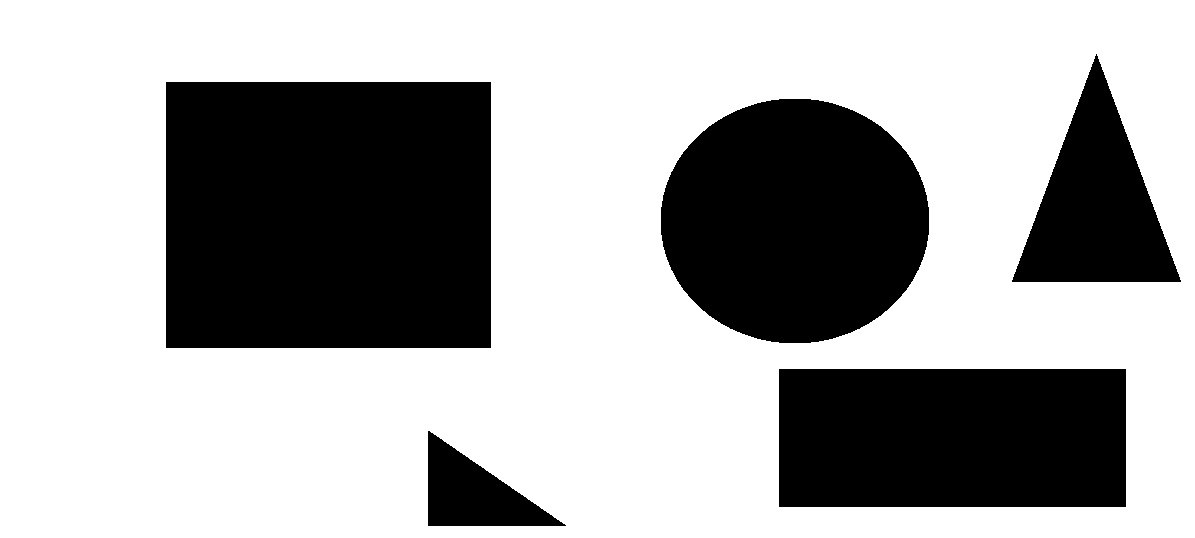
#> input picture files/images/start.jpg, 1195 x 538 px
$ python 21_identify_shape.py   (older library calls are emulated)
#> lines starting #> are read from the running program, lines starting #| are printed output that depends on the picture; after the words box and inside, x2 and y2 are one past the last pixel; in counts of white or black regions, pixels touching at a corner belong together
import cv2
import numpy as np

image=cv2.imread('images/start.jpg')
#> image is the input picture: shape (538, 1195, 3); min 0, max 255, mean 170.9
#cv2.imshow('original image',image)
#cv2.waitKey()

gray=cv2.cvtColor(image,cv2.COLOR_BGR2GRAY)

gray=cv2.Canny(gray,127,255)
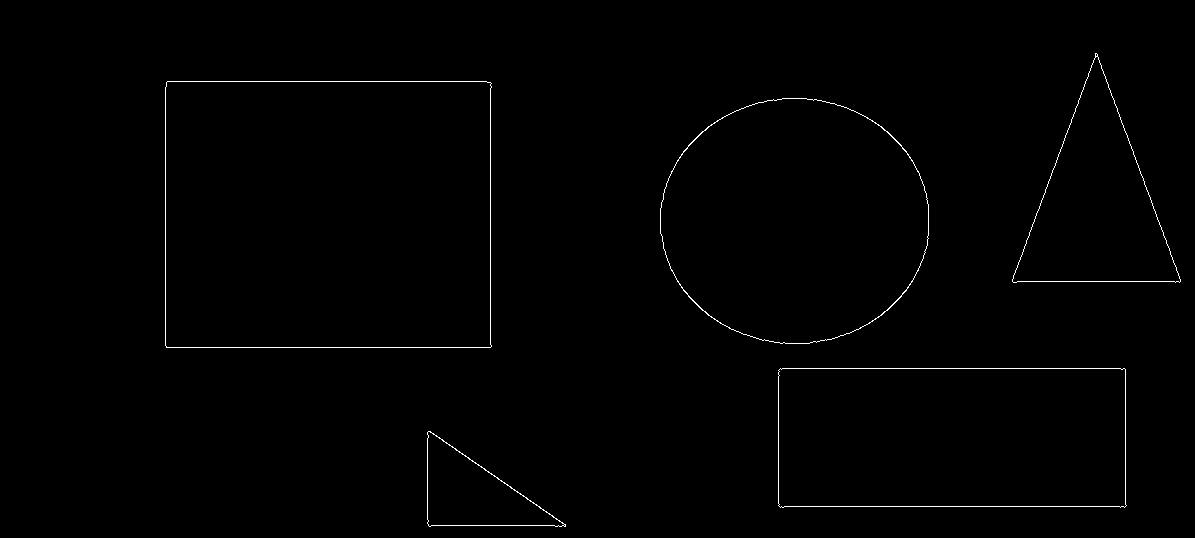
#> gray: shape (538, 1195); 0.63% white in thin lines or dots, all inside (x1, y1, x2, y2) = (165, 53, 1181, 527)

#cv2.imshow('grayscale of image',gray)
#cv2.waitKey()

_,contours,_=cv2.findContours(gray.copy(),cv2.RETR_LIST,cv2.CHAIN_APPROX_NONE)
#> contours = 12 contours, 2 with area under 20; largest, box (x1, y1, x2, y2) and area: (165, 81, 492, 348) 86444, (165, 81, 492, 348) 86444, (660, 98, 929, 344) 51743, (660, 98, 929, 344) 51619, (778, 368, 1127, 508) 47883

print(len(contours))
#| 12

for c in contours:
    approx=cv2.approxPolyDP(c,0.1*cv2.arcLength(c,True),True)
    if(len(approx)==3):
        shape_name="triangle"
        cv2.drawContours(image,[c],0,(0,255,0),-1)
        M=cv2.moments(c)
        cx=int(M['m10']/M['m00'])
        cy=int(M['m01']/M['m00'])
        cv2.putText(image,shape_name,(cx-50,cy),cv2.FONT_HERSHEY_SIMPLEX,1,(0,0,0),1)
    elif(len(approx)==4):
        x,y,w,h=cv2.boundingRect(c)
        M=cv2.moments(c)
        cx=int(M['m10']/M['m00'])
        cy=int(M['m01']/M['m00'])
        if( abs(w-h) <= 3 ):
            shape_name="square"
            cv2.drawContours(image,[c],0,(255,0,0),-1)
            cv2.putText(image,shape_name,(cx-50,cy),cv2.FONT_HERSHEY_SIMPLEX,1,(0,0,0),1)
        else:
            shape_name="rectangle"
            cv2.drawContours(image,[c],0,(0,0,255),-1)
            cv2.putText(image,shape_name,(cx-50,cy),cv2.FONT_HERSHEY_SIMPLEX,1,(0,0,0),1)
    elif(len(approx)==10):
        shape_name="star"
        cv2.drawContours(image,[c],0,(255,255,0),-1)
        M=cv2.moments(c)
        cx=int(M['m10']/M['m00'])
        cy=int(M['m01']/M['m00'])
        cv2.putText(image,shape_name,(cx-50,cy),cv2.FONT_HERSHEY_SIMPLEX,1,(0,0,0),1)
    elif(len(approx)>=15):
        shape_name="circle"
        cv2.drawContours(image,[c],0,(0,255,255),-1)
        M=cv2.moments(c)
        cx=int(M['m10']/M['m00'])
        cy=int(M['m01']/M['m00'])
        cv2.putText(image,shape_name,(cx-50,cy),cv2.FONT_HERSHEY_SIMPLEX,1,(0,0,0),1)
    print(shape_name)
    cv2.imshow('identifying shape',image)
    cv2.waitKey()
#> this loop made 12 passes
#> (approx, x, y, w, h, cx, cy, shape_name) on passes 1, 4, 5, 6, 7, 8, 9: ([[563, 525], [564, 524], [565, 525], [564, 526]], 563, 524, 3, 3, 564, 525, 'square'), ([[778, 370], [1124, 368], [1126, 505], [780, 507]], 778, 368, 349, 140, 951, 437, 'rectangle'), ([[778, 370], [780, 507], [1126, 505], [1124, 368]], 778, 368, 349, 140, 951, 437, 'rectangle'), ([[773, 99], [926, 193], [831, 339], [663, 248]], 660, 98, 269, 246, 794, 220, 'rectangle'), ([[773, 99], [663, 248], [831, 339], [926, 193]], 660, 98, 269, 246, 794, 220, 'rectangle'), ([[166, 82], [490, 82], [491, 346], [167, 347]], 165, 81, 327, 267, 327, 214, 'rectangle'), ([[166, 82], [166, 347], [491, 346], [490, 82]], 165, 81, 327, 267, 327, 214, 'rectangle')
#> (approx, shape_name, cx, cy) on passes 2, 3, 10, 12: ([[427, 432], [564, 524], [429, 526]], 'triangle', 473, 493), ([[427, 432], [429, 526], [565, 526]], 'triangle', 473, 493), ([[1096, 56], [1179, 282], [1012, 281]], 'triangle', 1095, 205), ([[1095, 53], [1012, 281], [1179, 282]], 'triangle', 1095, 204)
#| square
#| triangle
#| triangle
#| rectangle
#| rectangle
#| rectangle
#| rectangle
#| rectangle
#> (further printed lines are left out)
#> pass 2, `cv2.imshow('identifying shape',image)`:
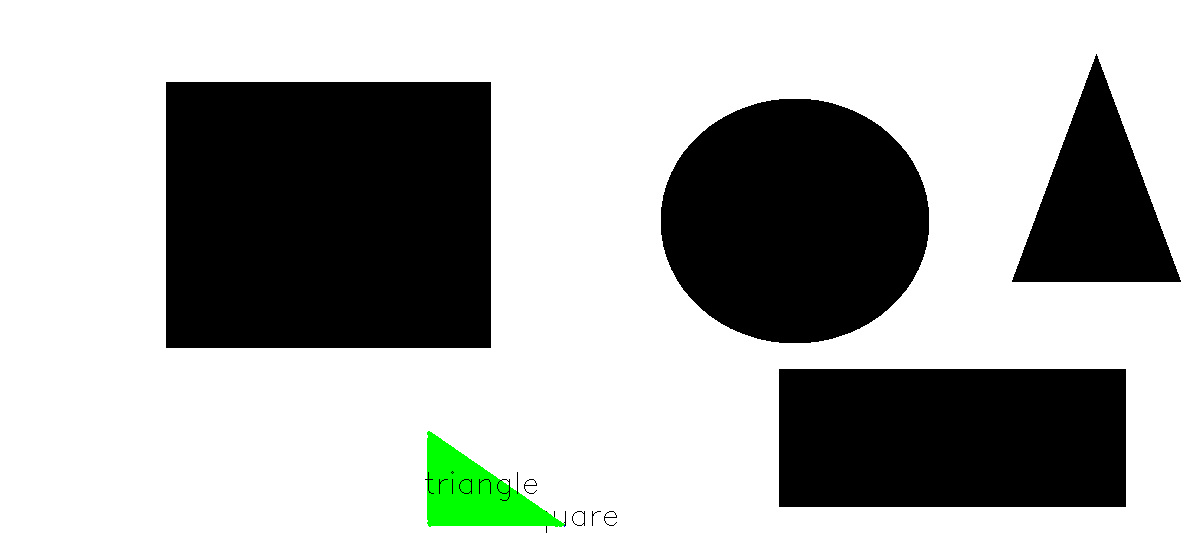
#> window 'identifying shape': shape (538, 1195, 3); mean B, G, R 170.8, 173.4, 170.8
#> after the loop:
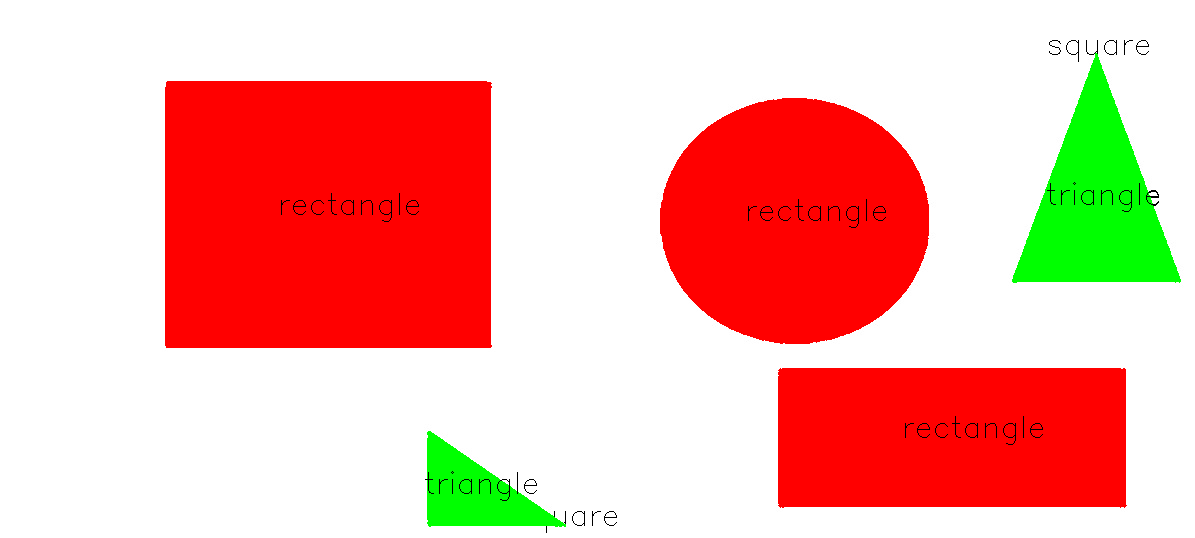
#> image: shape (538, 1195, 3); mean B, G, R 169.9, 180.2, 243.9

cv2.destroyAllWindows()

$ run again, with files/images/blobs.jpg copied over files/images/start.jpg
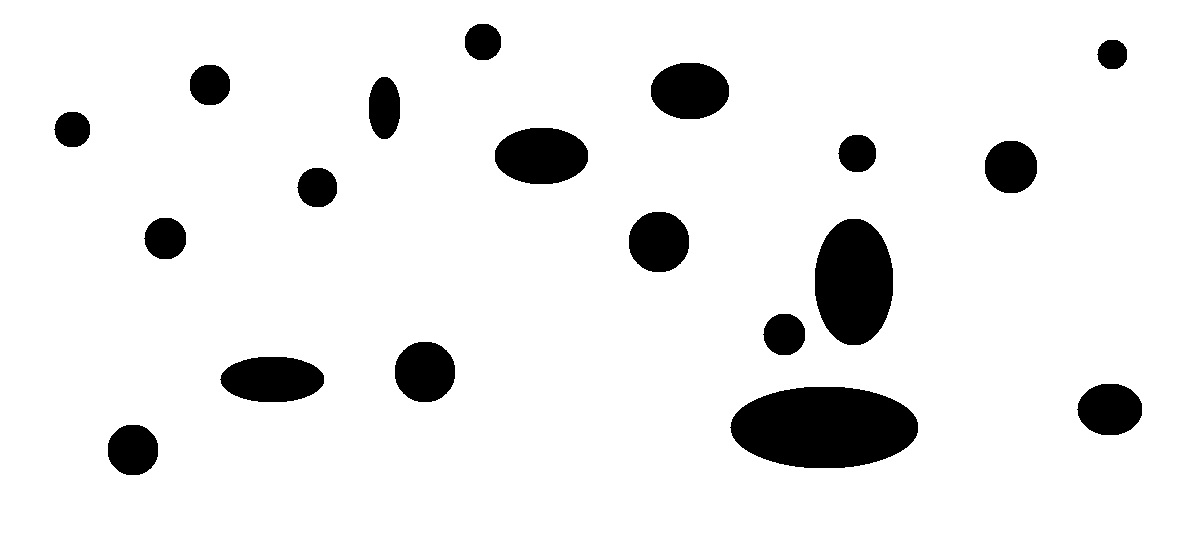
#> input picture files/images/blobs.jpg, 1195 x 538 px
#> image is the input picture: shape (538, 1195, 3); min 0, max 255, mean 233.3
#> `gray=cv2.Canny(gray,127,255)`:
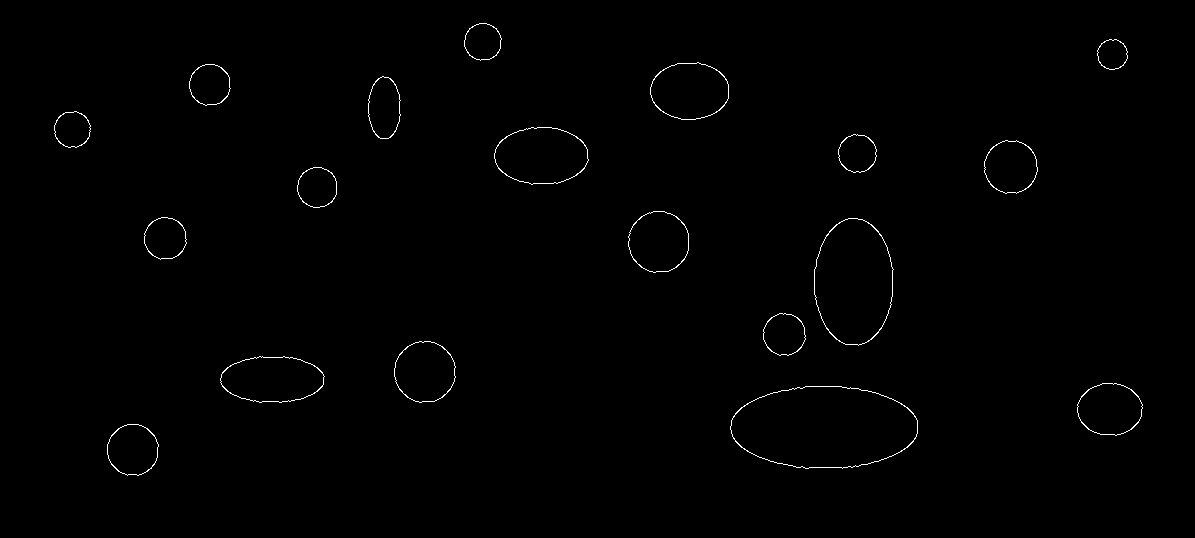
#> gray: shape (538, 1195); 0.56% white in thin lines or dots, all inside (x1, y1, x2, y2) = (54, 23, 1143, 476)
#> contours = 38 contours; largest, box (x1, y1, x2, y2) and area: (730, 386, 918, 469) 12090, (730, 386, 918, 469) 12052, (814, 218, 894, 346) 7852, (814, 218, 894, 346) 7810, (494, 127, 589, 185) 4187
#| 38
#> the loop `for c in contours:` made 38 passes
#> (approx, x, y, w, h, cx, cy, shape_name) on passes 1, 2, 5, 6: ([[127, 424], [158, 444], [138, 475], [107, 454]], 107, 424, 52, 52, 132, 449, 'square'), ([[127, 424], [107, 454], [138, 475], [158, 444]], 107, 424, 52, 52, 132, 449, 'square'), ([[1080, 398], [1120, 384], [1141, 416], [1100, 434]], 1077, 383, 66, 53, 1109, 408, 'rectangle'), ([[1081, 396], [1094, 432], [1141, 416], [1123, 385]], 1077, 383, 66, 53, 1109, 408, 'rectangle')
#> (printed output is left out)
#> after the loop `for c in contours:`:
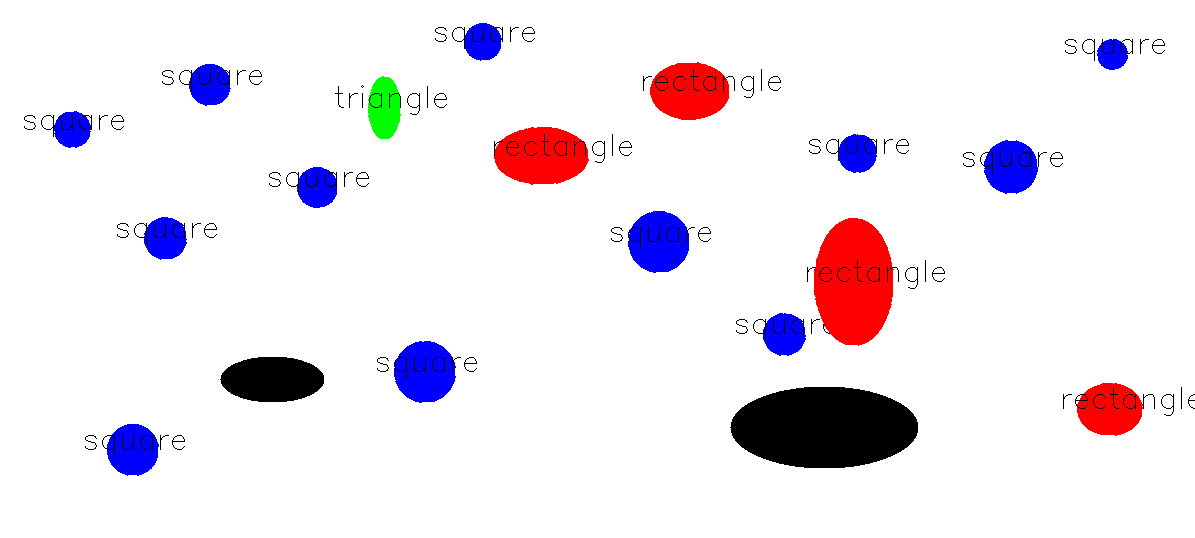
#> image: shape (538, 1195, 3); 6.43% of pixels changed, all inside (x1, y1, x2, y2) = (24, 23, 1195, 476)

$ run again, with files/images/chess.jpg copied over files/images/start.jpg
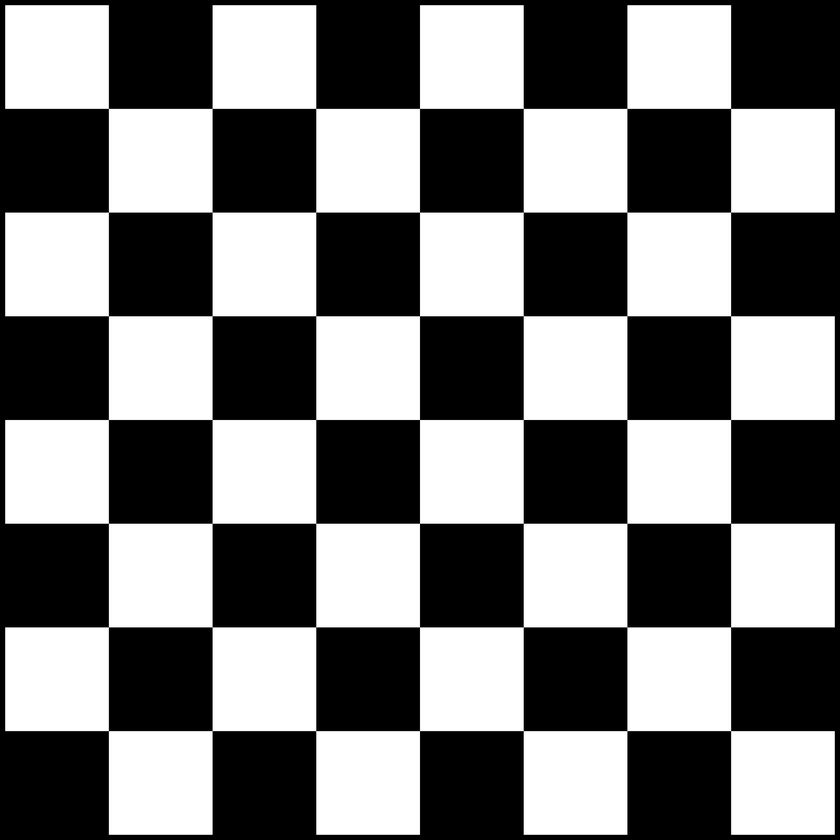
#> input picture files/images/chess.jpg, 840 x 840 px, shrunk from 2000 x 2000 before the run
#> image is the input picture: shape (840, 840, 3); min 0, max 255, mean 124.4
#> `gray=cv2.Canny(gray,127,255)`:
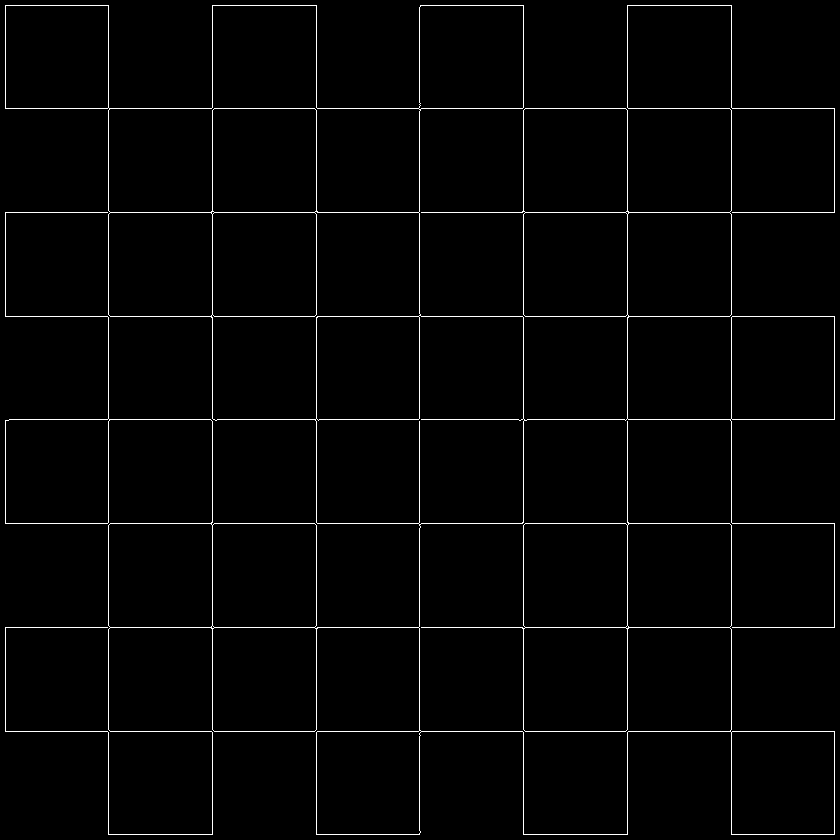
#> gray: shape (840, 840); 1.9% white in thin lines or dots
#> contours = 27 contours, 4 with area under 20; largest, box (x1, y1, x2, y2) and area: (5, 5, 835, 835) 290145, (315, 315, 525, 525) 32246, (108, 5, 421, 213) 32236, (211, 211, 421, 421) 21436, (523, 627, 628, 732) 10808
#| 27
#> the loop `for c in contours:` made 27 passes
#> (approx, x, y, w, h, cx, cy, shape_name) on passes 1 to 5: ([[731, 732], [833, 731], [834, 833], [732, 834]], 731, 731, 104, 104, 782, 782, 'square'), ([[420, 730], [420, 832], [317, 834], [316, 732]], 316, 730, 106, 105, 367, 782, 'square'), ([[523, 629], [625, 627], [627, 729], [525, 731]], 523, 627, 105, 105, 575, 679, 'square'), ([[212, 629], [314, 627], [316, 729], [214, 731]], 212, 627, 105, 105, 264, 679, 'square'), ([[625, 627], [627, 625], [628, 626], [627, 628]], 625, 625, 4, 4, 626, 626, 'square')
#> (printed output is left out)
#> after the loop `for c in contours:`:
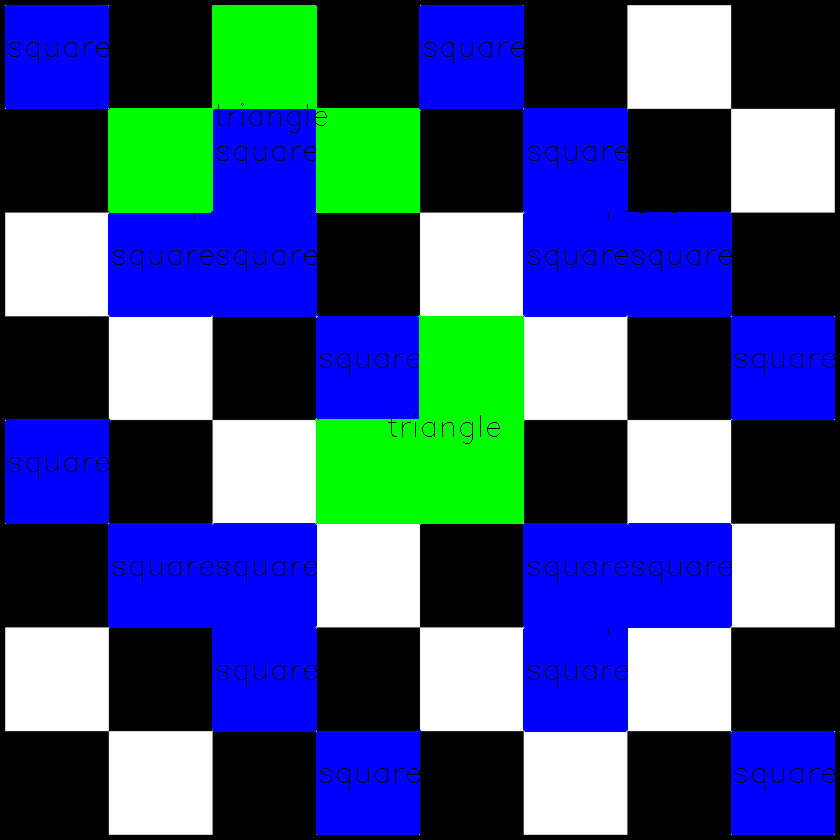
#> image: shape (840, 840, 3); mean B, G, R 130.9, 81.5, 58
